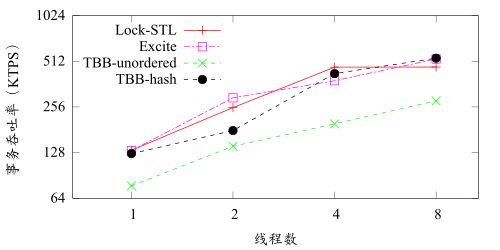

The gnuplot source for this figure:
set terminal pdfcairo enhanced color dashed font "Times New Roman,16" size 5,2.5

set output "workloadc.pdf"
set style data lines
set ylabel '事务吞吐率（KTPS）'
set yrange [64:1024]
set logscale y 2
set xrange [0.67:10.67]
set logscale x 2
set xlabel '线程数'
set key left top
plot 'workloadc.result' using 1:2 with linespoints ls 1 lw 2  title "Lock-STL", \
    '' using 1:3 with linespoints ls 4 lw 2  title "Excite", \
    '' using 1:4 with linespoints ls 2 lw 2  title "TBB-unordered", \
    '' using 1:5 with linespoints ls 7 lw 2  title "TBB-hash"
